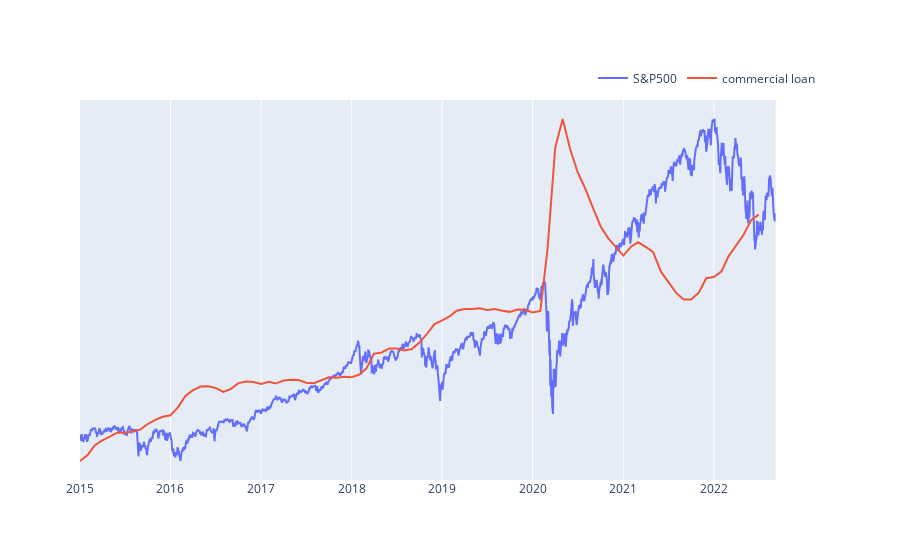

The code cell stored with this chart in its notebook:
### Code cell
plot_data([['line', sp500, 'Date', 'Close', 'S&P500', False],
           ['line', df_dict['commercial_loan'], 'Date', 'v', 'commercial loan', True]])
